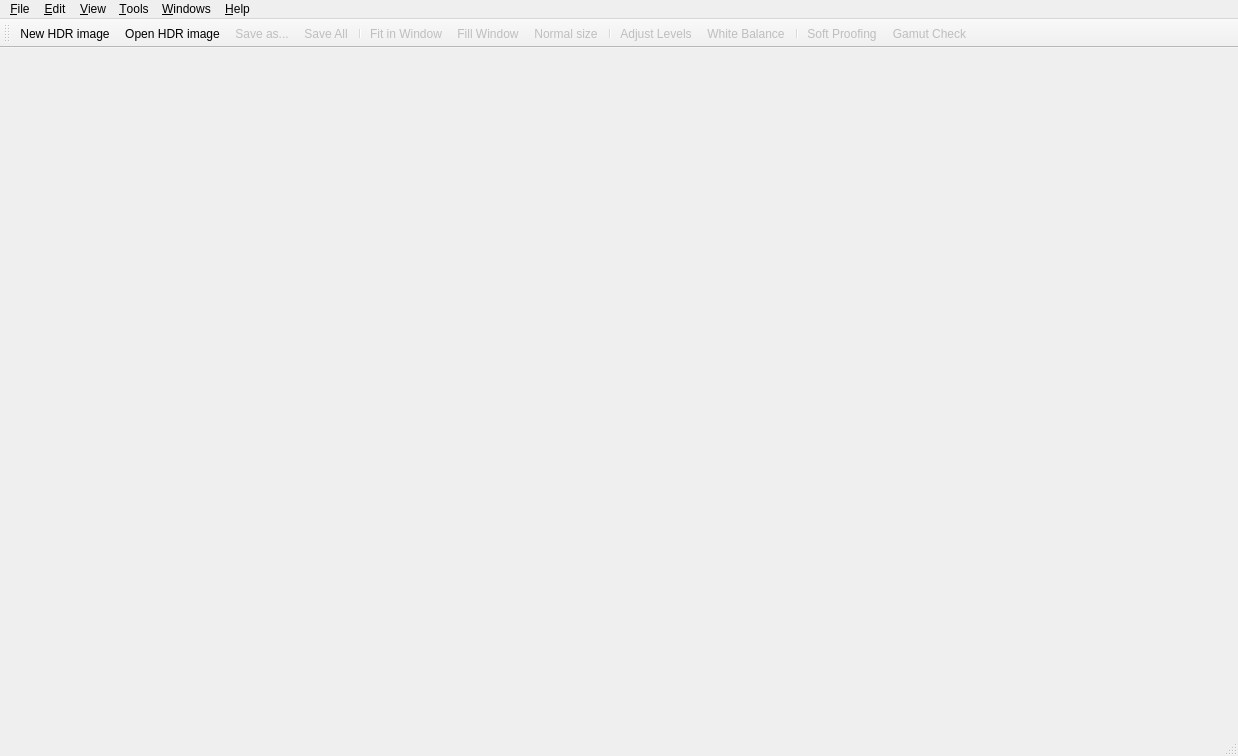
<?xml version="1.0" encoding="UTF-8"?>
<ui version="4.0">
 <class>MainWindow</class>
 <widget class="QMainWindow" name="MainWindow">
  <property name="geometry">
   <rect>
    <x>0</x>
    <y>0</y>
    <width>1238</width>
    <height>756</height>
   </rect>
  </property>
  <property name="windowTitle">
   <string>Luminance HDR</string>
  </property>
  <property name="windowIcon">
   <iconset resource="../../icons.qrc">
    <normaloff>:/new/prefix1/images/luminance-hdr.png</normaloff>:/new/prefix1/images/luminance-hdr.png</iconset>
  </property>
  <property name="toolButtonStyle">
   <enum>Qt::ToolButtonTextUnderIcon</enum>
  </property>
  <property name="unifiedTitleAndToolBarOnMac">
   <bool>true</bool>
  </property>
  <widget class="QWidget" name="centralwidget"/>
  <widget class="QMenuBar" name="menubar">
   <property name="geometry">
    <rect>
     <x>0</x>
     <y>0</y>
     <width>1238</width>
     <height>26</height>
    </rect>
   </property>
   <widget class="QMenu" name="menuSettings">
    <property name="title">
     <string>&amp;Tools</string>
    </property>
    <addaction name="actionShowPreviewPanel"/>
    <addaction name="actionRealtimePreviews"/>
    <addaction name="separator"/>
    <addaction name="Transplant_Exif_Data_action"/>
    <addaction name="actionBatch_HDR"/>
    <addaction name="actionBatch_Tone_Mapping"/>
    <addaction name="actionFits_Importer"/>
    <addaction name="OptionsAction"/>
   </widget>
   <widget class="QMenu" name="menuHelp">
    <property name="title">
     <string>&amp;Help</string>
    </property>
    <addaction name="documentationAction"/>
    <addaction name="actionWhat_s_This"/>
    <addaction name="separator"/>
    <addaction name="actionUpdateAvailable"/>
    <addaction name="actionDonate"/>
    <addaction name="actionAbout_Luminance"/>
    <addaction name="actionAbout_Qt"/>
   </widget>
   <widget class="QMenu" name="menuWindows">
    <property name="title">
     <string>&amp;Windows</string>
    </property>
    <addaction name="actionMinimize"/>
    <addaction name="actionMaximize"/>
    <addaction name="separator"/>
    <addaction name="actionBring_All_to_Front"/>
    <addaction name="separator"/>
    <addaction name="actionRemove_Tab"/>
   </widget>
   <widget class="QMenu" name="menuView">
    <property name="title">
     <string>&amp;View</string>
    </property>
    <widget class="QMenu" name="menuHDR_Histogram">
     <property name="enabled">
      <bool>false</bool>
     </property>
     <property name="title">
      <string>HDR &amp;Histogram</string>
     </property>
     <addaction name="Fit_to_dynamic_range"/>
     <addaction name="Low_dynamic_range"/>
     <addaction name="Shrink_dynamic_range"/>
     <addaction name="Extend_dynamic_range"/>
     <addaction name="Decrease_exposure"/>
     <addaction name="Increase_exposure"/>
    </widget>
    <widget class="QMenu" name="menuToolbars">
     <property name="title">
      <string>&amp;Toolbars</string>
     </property>
     <addaction name="actionIcons_Only"/>
     <addaction name="actionText_Under_Icons"/>
     <addaction name="actionText_Alongside_Icons"/>
     <addaction name="actionText_Only"/>
     <addaction name="separator"/>
    </widget>
    <widget class="QMenu" name="menuPreview_Panel_2">
     <property name="title">
      <string>Preview Panel</string>
     </property>
     <addaction name="actionShow_on_the_right"/>
     <addaction name="actionShow_on_the_bottom"/>
    </widget>
    <addaction name="fitToWindowAct"/>
    <addaction name="actionFill_to_Window"/>
    <addaction name="normalSizeAct"/>
    <addaction name="zoomInAct"/>
    <addaction name="zoomOutAct"/>
    <addaction name="actionLock"/>
    <addaction name="menuHDR_Histogram"/>
    <addaction name="separator"/>
    <addaction name="menuToolbars"/>
    <addaction name="menuPreview_Panel_2"/>
   </widget>
   <widget class="QMenu" name="menuFile">
    <property name="title">
     <string>&amp;File</string>
    </property>
    <addaction name="fileNewAction"/>
    <addaction name="fileOpenAction"/>
    <addaction name="fileSaveAsAction"/>
    <addaction name="actionSave_Hdr_Preview"/>
    <addaction name="separator"/>
    <addaction name="fileExitAction"/>
   </widget>
   <widget class="QMenu" name="menuEdit">
    <property name="title">
     <string>&amp;Edit</string>
    </property>
    <addaction name="rotateccw"/>
    <addaction name="rotatecw"/>
    <addaction name="separator"/>
    <addaction name="cropToSelectionAction"/>
    <addaction name="removeSelectionAction"/>
    <addaction name="separator"/>
    <addaction name="actionResizeHDR"/>
    <addaction name="action_Projective_Transformation"/>
    <addaction name="separator"/>
    <addaction name="actionFix_Histogram"/>
   </widget>
   <addaction name="menuFile"/>
   <addaction name="menuEdit"/>
   <addaction name="menuView"/>
   <addaction name="menuSettings"/>
   <addaction name="menuWindows"/>
   <addaction name="menuHelp"/>
  </widget>
  <widget class="QStatusBar" name="statusbar"/>
  <widget class="QToolBar" name="toolBar">
   <property name="enabled">
    <bool>true</bool>
   </property>
   <property name="windowTitle">
    <string>Main Toolbar</string>
   </property>
   <property name="orientation">
    <enum>Qt::Horizontal</enum>
   </property>
   <property name="toolButtonStyle">
    <enum>Qt::ToolButtonTextUnderIcon</enum>
   </property>
   <attribute name="toolBarArea">
    <enum>TopToolBarArea</enum>
   </attribute>
   <attribute name="toolBarBreak">
    <bool>false</bool>
   </attribute>
   <addaction name="fileNewAction"/>
   <addaction name="fileOpenAction"/>
   <addaction name="fileSaveAsAction"/>
   <addaction name="fileSaveAllAction"/>
   <addaction name="separator"/>
   <addaction name="fitToWindowAct"/>
   <addaction name="actionFill_to_Window"/>
   <addaction name="normalSizeAct"/>
   <addaction name="separator"/>
   <addaction name="actionFix_Histogram"/>
   <addaction name="actionWhite_Balance"/>
   <addaction name="separator"/>
   <addaction name="actionSoft_Proofing"/>
   <addaction name="actionGamut_Check"/>
  </widget>
  <action name="fileNewAction">
   <property name="icon">
    <iconset resource="../../icons.qrc">
     <normaloff>:/new/prefix1/images/newfile.png</normaloff>:/new/prefix1/images/newfile.png</iconset>
   </property>
   <property name="text">
    <string>&amp;New HDR image...</string>
   </property>
   <property name="iconText">
    <string>New HDR image</string>
   </property>
   <property name="toolTip">
    <string>Create a new HDR image from a set of LDR or Raw images</string>
   </property>
   <property name="statusTip">
    <string>Create a new HDR image from a set of LDR or Raw images</string>
   </property>
   <property name="whatsThis">
    <string>Create a new HDR image from a set of JPEG, Raw, or 8/16 bpc TIFF files</string>
   </property>
   <property name="shortcut">
    <string>Ctrl+N</string>
   </property>
  </action>
  <action name="fileOpenAction">
   <property name="icon">
    <iconset resource="../../icons.qrc">
     <normaloff>:/new/prefix1/images/fileopen.png</normaloff>:/new/prefix1/images/fileopen.png</iconset>
   </property>
   <property name="text">
    <string>&amp;Open HDR image...</string>
   </property>
   <property name="iconText">
    <string>Open HDR image</string>
   </property>
   <property name="toolTip">
    <string>Load an existing HDR image file (OpenEXR, Radiance RGBE, PFS stream, RAW or TIFF)</string>
   </property>
   <property name="statusTip">
    <string>Load an existing HDR image file (OpenEXR, Radiance RGBE, PFS stream, RAW or TIFF)</string>
   </property>
   <property name="whatsThis">
    <string>Load an existing HDR image file (OpenEXR, Radiance RGBE, PFS stream, RAW or TIFF)</string>
   </property>
   <property name="shortcut">
    <string>Ctrl+O</string>
   </property>
  </action>
  <action name="fileSaveAsAction">
   <property name="enabled">
    <bool>false</bool>
   </property>
   <property name="icon">
    <iconset resource="../../icons.qrc">
     <normaloff>:/new/prefix1/images/filesave.png</normaloff>:/new/prefix1/images/filesave.png</iconset>
   </property>
   <property name="text">
    <string>&amp;Save as...</string>
   </property>
   <property name="iconText">
    <string>Save as...</string>
   </property>
   <property name="toolTip">
    <string>Save image (HDR or LDR)</string>
   </property>
   <property name="statusTip">
    <string>Save image (HDR or LDR)</string>
   </property>
   <property name="whatsThis">
    <string>Save image (HDR or LDR)</string>
   </property>
   <property name="shortcut">
    <string>Ctrl+S</string>
   </property>
  </action>
  <action name="fileExitAction">
   <property name="icon">
    <iconset resource="../../icons.qrc">
     <normaloff>:/new/prefix1/images/exit.png</normaloff>:/new/prefix1/images/exit.png</iconset>
   </property>
   <property name="text">
    <string>&amp;Quit</string>
   </property>
   <property name="toolTip">
    <string>Quit Luminance HDR</string>
   </property>
   <property name="statusTip">
    <string>Quit Luminance HDR</string>
   </property>
   <property name="whatsThis">
    <string>Exit</string>
   </property>
   <property name="shortcut">
    <string>Ctrl+Q</string>
   </property>
  </action>
  <action name="rotateccw">
   <property name="enabled">
    <bool>false</bool>
   </property>
   <property name="icon">
    <iconset resource="../../icons.qrc">
     <normaloff>:/new/prefix1/images/rotate_left.png</normaloff>:/new/prefix1/images/rotate_left.png</iconset>
   </property>
   <property name="text">
    <string>Rotate c&amp;ounter-clockwise</string>
   </property>
   <property name="iconText">
    <string>Rotate counter-clockwise</string>
   </property>
   <property name="toolTip">
    <string>Rotate counter-clockwise the HDR image</string>
   </property>
   <property name="statusTip">
    <string>Rotate counter-clockwise the HDR image</string>
   </property>
   <property name="whatsThis">
    <string>Rotate counter-clockwise the HDR image</string>
   </property>
   <property name="shortcut">
    <string>&lt;</string>
   </property>
  </action>
  <action name="rotatecw">
   <property name="enabled">
    <bool>false</bool>
   </property>
   <property name="icon">
    <iconset resource="../../icons.qrc">
     <normaloff>:/new/prefix1/images/rotate_right.png</normaloff>:/new/prefix1/images/rotate_right.png</iconset>
   </property>
   <property name="text">
    <string>Rotate c&amp;lockwise</string>
   </property>
   <property name="iconText">
    <string>Rotate clockwise</string>
   </property>
   <property name="toolTip">
    <string>Rotate clockwise the HDR image</string>
   </property>
   <property name="statusTip">
    <string>Rotate clockwise the HDR image</string>
   </property>
   <property name="whatsThis">
    <string>Rotate clockwise the HDR image</string>
   </property>
   <property name="shortcut">
    <string>&gt;</string>
   </property>
  </action>
  <action name="Low_dynamic_range">
   <property name="enabled">
    <bool>false</bool>
   </property>
   <property name="text">
    <string>Low Dynamic Range</string>
   </property>
   <property name="shortcut">
    <string>L</string>
   </property>
  </action>
  <action name="Fit_to_dynamic_range">
   <property name="enabled">
    <bool>false</bool>
   </property>
   <property name="text">
    <string>Fit to Dynamic Range</string>
   </property>
   <property name="toolTip">
    <string>Fit to dynamic range</string>
   </property>
   <property name="shortcut">
    <string>\</string>
   </property>
  </action>
  <action name="Shrink_dynamic_range">
   <property name="enabled">
    <bool>false</bool>
   </property>
   <property name="text">
    <string>Shrink Dynamic Range</string>
   </property>
   <property name="shortcut">
    <string>[</string>
   </property>
  </action>
  <action name="Extend_dynamic_range">
   <property name="enabled">
    <bool>false</bool>
   </property>
   <property name="text">
    <string>Extend Dynamic Range</string>
   </property>
   <property name="shortcut">
    <string>]</string>
   </property>
  </action>
  <action name="Decrease_exposure">
   <property name="enabled">
    <bool>false</bool>
   </property>
   <property name="text">
    <string>Decrease Exposure</string>
   </property>
   <property name="shortcut">
    <string>0</string>
   </property>
  </action>
  <action name="Increase_exposure">
   <property name="enabled">
    <bool>false</bool>
   </property>
   <property name="text">
    <string>&amp;Increase Exposure</string>
   </property>
   <property name="shortcut">
    <string>9</string>
   </property>
  </action>
  <action name="documentationAction">
   <property name="enabled"><bool>false</bool></property>
   <property name="icon">
    <iconset resource="../../icons.qrc">
     <normaloff>:/new/prefix1/images/help.png</normaloff>:/new/prefix1/images/help.png</iconset>
   </property>
   <property name="text">
    <string>&amp;Contents...</string>
   </property>
   <property name="iconText">
    <string>About...</string>
   </property>
   <property name="toolTip">
    <string>Open user manual for Luminance HDR</string>
   </property>
   <property name="statusTip">
    <string>Open user manual for Luminance HDR</string>
   </property>
   <property name="whatsThis">
    <string>Open user manual for Luminance HDR</string>
   </property>
   <property name="shortcut">
    <string>F1</string>
   </property>
  </action>
  <action name="normalSizeAct">
   <property name="checkable">
    <bool>true</bool>
   </property>
   <property name="enabled">
    <bool>false</bool>
   </property>
   <property name="icon">
    <iconset resource="../../icons.qrc">
     <normaloff>:/new/prefix1/images/viewmag1.png</normaloff>:/new/prefix1/images/viewmag1.png</iconset>
   </property>
   <property name="text">
    <string>&amp;Normal Size</string>
   </property>
   <property name="iconText">
    <string>Normal size</string>
   </property>
   <property name="toolTip">
    <string>View HDR image at its normal size</string>
   </property>
   <property name="statusTip">
    <string>View HDR image at its normal size</string>
   </property>
   <property name="whatsThis">
    <string>View HDR image at its normal size</string>
   </property>
   <property name="shortcut">
    <string>O</string>
   </property>
  </action>
  <action name="zoomInAct">
   <property name="enabled">
    <bool>false</bool>
   </property>
   <property name="icon">
    <iconset resource="../../icons.qrc">
     <normaloff>:/new/prefix1/images/viewmag_inc.png</normaloff>:/new/prefix1/images/viewmag_inc.png</iconset>
   </property>
   <property name="text">
    <string>Zoom &amp;In</string>
   </property>
   <property name="toolTip">
    <string>Zoom in</string>
   </property>
   <property name="statusTip">
    <string>Zoom in</string>
   </property>
   <property name="whatsThis">
    <string>Zoom in</string>
   </property>
   <property name="shortcut">
    <string>+</string>
   </property>
  </action>
  <action name="zoomOutAct">
   <property name="enabled">
    <bool>false</bool>
   </property>
   <property name="icon">
    <iconset resource="../../icons.qrc">
     <normaloff>:/new/prefix1/images/viewmag_dec.png</normaloff>:/new/prefix1/images/viewmag_dec.png</iconset>
   </property>
   <property name="text">
    <string>Zoom &amp;Out</string>
   </property>
   <property name="toolTip">
    <string>Zoom out</string>
   </property>
   <property name="statusTip">
    <string>Zoom out</string>
   </property>
   <property name="whatsThis">
    <string>Zoom out</string>
   </property>
   <property name="shortcut">
    <string>-</string>
   </property>
  </action>
  <action name="fitToWindowAct">
   <property name="checkable">
    <bool>true</bool>
   </property>
   <property name="checked">
    <bool>false</bool>
   </property>
   <property name="enabled">
    <bool>false</bool>
   </property>
   <property name="icon">
    <iconset resource="../../icons.qrc">
     <normaloff>:/new/prefix1/images/viewmagfit.png</normaloff>:/new/prefix1/images/viewmagfit.png</iconset>
   </property>
   <property name="text">
    <string>&amp;Fit in Window</string>
   </property>
   <property name="iconText">
    <string>Fit in Window</string>
   </property>
   <property name="toolTip">
    <string>Fit in Window</string>
   </property>
   <property name="statusTip">
    <string>Make the HDR image fit its window</string>
   </property>
   <property name="whatsThis">
    <string>Make the HDR image fit its window</string>
   </property>
   <property name="shortcut">
    <string>W</string>
   </property>
  </action>
  <action name="OptionsAction">
   <property name="icon">
    <iconset resource="../../icons.qrc">
     <normaloff>:/new/prefix1/images/options.png</normaloff>:/new/prefix1/images/options.png</iconset>
   </property>
   <property name="text">
    <string>&amp;Preferences...</string>
   </property>
   <property name="iconText">
    <string>Luminance Options</string>
   </property>
   <property name="toolTip">
    <string>Set various options of Luminance</string>
   </property>
   <property name="statusTip">
    <string>Set various options of Luminance</string>
   </property>
   <property name="whatsThis">
    <string>Set various options of Luminance</string>
   </property>
   <property name="shortcut">
    <string>Ctrl+P</string>
   </property>
  </action>
  <action name="actionResizeHDR">
   <property name="enabled">
    <bool>false</bool>
   </property>
   <property name="icon">
    <iconset resource="../../icons.qrc">
     <normaloff>:/new/prefix1/images/scale.png</normaloff>:/new/prefix1/images/scale.png</iconset>
   </property>
   <property name="text">
    <string>&amp;Resize...</string>
   </property>
   <property name="iconText">
    <string>Resize the HDR image</string>
   </property>
   <property name="toolTip">
    <string>Change size of the HDR image</string>
   </property>
   <property name="statusTip">
    <string>Change size of the HDR image</string>
   </property>
   <property name="whatsThis">
    <string>Change size of the HDR image</string>
   </property>
   <property name="shortcut">
    <string>Ctrl+R</string>
   </property>
  </action>
  <action name="Transplant_Exif_Data_action">
   <property name="icon">
    <iconset resource="../../icons.qrc">
     <normaloff>:/new/prefix1/images/copyexif.png</normaloff>:/new/prefix1/images/copyexif.png</iconset>
   </property>
   <property name="text">
    <string>Copy &amp;Exif Data...</string>
   </property>
   <property name="iconText">
    <string>Copy Exif Data</string>
   </property>
   <property name="toolTip">
    <string>Copy Exif data between two sets of files</string>
   </property>
   <property name="statusTip">
    <string>Copy Exif data between two sets of files</string>
   </property>
   <property name="whatsThis">
    <string>Copy Exif data between two sets of files</string>
   </property>
   <property name="shortcut">
    <string>Ctrl+E</string>
   </property>
  </action>
  <action name="actionAbout_Qt">
   <property name="text">
    <string>&amp;About Qt</string>
   </property>
   <property name="toolTip">
    <string>Show information about Qt</string>
   </property>
   <property name="statusTip">
    <string>Show information about Qt library that is used by Luminance</string>
   </property>
   <property name="whatsThis">
    <string>Show information about Qt library that is used by Luminance</string>
   </property>
  </action>
  <action name="actionText_Under_Icons">
   <property name="checkable">
    <bool>true</bool>
   </property>
   <property name="text">
    <string>Text &amp;under Icons</string>
   </property>
  </action>
  <action name="actionIcons_Only">
   <property name="checkable">
    <bool>true</bool>
   </property>
   <property name="text">
    <string>&amp;Icons Only</string>
   </property>
  </action>
  <action name="actionText_Only">
   <property name="checkable">
    <bool>true</bool>
   </property>
   <property name="text">
    <string>&amp;Text Only</string>
   </property>
  </action>
  <action name="actionText_Alongside_Icons">
   <property name="checkable">
    <bool>true</bool>
   </property>
   <property name="text">
    <string>Text &amp;Alongside Icons</string>
   </property>
  </action>
  <action name="actionBatch_Tone_Mapping">
   <property name="icon">
    <iconset resource="../../icons.qrc">
     <normaloff>:/new/prefix1/images/running_process.png</normaloff>:/new/prefix1/images/running_process.png</iconset>
   </property>
   <property name="text">
    <string>&amp;Batch Tone Mapping...</string>
   </property>
   <property name="toolTip">
    <string>Convert multiple HDR images to LDR</string>
   </property>
   <property name="statusTip">
    <string>Convert multiple HDR images to LDR using existing settings files</string>
   </property>
   <property name="whatsThis">
    <string>Convert multiple HDR images to LDR using existing settings files</string>
   </property>
   <property name="shortcut">
    <string>Ctrl+B</string>
   </property>
  </action>
  <action name="actionWhat_s_This">
   <property name="icon">
    <iconset resource="../../icons.qrc">
     <normaloff>:/new/prefix1/images/whatsthis.png</normaloff>:/new/prefix1/images/whatsthis.png</iconset>
   </property>
   <property name="text">
    <string>&amp;What's This?</string>
   </property>
   <property name="toolTip">
    <string>Get verbose information about user interface elements</string>
   </property>
   <property name="statusTip">
    <string>Get verbose information about user interface elements</string>
   </property>
   <property name="whatsThis">
    <string/>
   </property>
   <property name="shortcut">
    <string>Shift+F1</string>
   </property>
  </action>
  <action name="actionAbout_Luminance">
   <property name="text">
    <string>About &amp;Luminance HDR</string>
   </property>
   <property name="toolTip">
    <string>Show information about Luminance HDR</string>
   </property>
   <property name="statusTip">
    <string>Show information about Luminance HDR, its authors and contributors</string>
   </property>
   <property name="whatsThis">
    <string>Show information about Luminance HDR, its authors and contributors</string>
   </property>
  </action>
  <action name="actionSave_Hdr_Preview">
   <property name="enabled">
    <bool>false</bool>
   </property>
   <property name="text">
    <string>Save HDR image &amp;preview...</string>
   </property>
   <property name="toolTip">
    <string>Save the current HDR Preview to an LDR file</string>
   </property>
   <property name="statusTip">
    <string>Save the current HDR Preview to an LDR file</string>
   </property>
   <property name="whatsThis">
    <string>Save the current HDR Preview to an LDR file</string>
   </property>
  </action>
  <action name="action_Projective_Transformation">
   <property name="enabled">
    <bool>false</bool>
   </property>
   <property name="icon">
    <iconset resource="../../icons.qrc">
     <normaloff>:/new/prefix1/images/perspective.png</normaloff>:/new/prefix1/images/perspective.png</iconset>
   </property>
   <property name="text">
    <string>&amp;Projective Transformation...</string>
   </property>
   <property name="toolTip">
    <string>Apply projective transformation to the current HDR image</string>
   </property>
   <property name="statusTip">
    <string>Apply projective transformation to the current HDR image</string>
   </property>
   <property name="whatsThis">
    <string>Apply projective transformation to the current HDR image</string>
   </property>
  </action>
  <action name="cropToSelectionAction">
   <property name="icon">
    <iconset resource="../../icons.qrc">
     <normaloff>:/new/prefix1/images/crop.png</normaloff>:/new/prefix1/images/crop.png</iconset>
   </property>
   <property name="text">
    <string>&amp;Crop to Selection</string>
   </property>
   <property name="iconText">
    <string>Crop to Selection</string>
   </property>
   <property name="toolTip">
    <string>Crop the image to selection rectangle</string>
   </property>
   <property name="statusTip">
    <string>Crop the image to selection rectangle</string>
   </property>
   <property name="whatsThis">
    <string>Click and drag inside image area to create a selection, then use this button to crop to a new HDR image</string>
   </property>
  </action>
  <action name="removeSelectionAction">
   <property name="enabled">
    <bool>false</bool>
   </property>
   <property name="icon">
    <iconset resource="../../icons.qrc">
     <normaloff>:/new/prefix1/images/tool_rect_selection.png</normaloff>:/new/prefix1/images/tool_rect_selection.png</iconset>
   </property>
   <property name="text">
    <string>Remove &amp;Selection</string>
   </property>
   <property name="toolTip">
    <string>Remove selection rectangle</string>
   </property>
   <property name="statusTip">
    <string>Remove selection rectangle from image area</string>
   </property>
   <property name="whatsThis">
    <string>Remove selection rectangle from image area</string>
   </property>
  </action>
  <action name="actionDonate">
   <property name="text">
    <string>Make a &amp;Donation</string>
   </property>
   <property name="shortcut">
    <string>Ctrl+D</string>
   </property>
  </action>
  <action name="actionLock">
   <property name="checkable">
    <bool>true</bool>
   </property>
   <property name="enabled">
    <bool>false</bool>
   </property>
   <property name="icon">
    <iconset resource="../../icons.qrc">
     <normaloff>:/new/prefix1/images/lock-off.png</normaloff>
     <normalon>:/new/prefix1/images/lock-on.png</normalon>:/new/prefix1/images/lock-off.png</iconset>
   </property>
   <property name="text">
    <string>Lock Viewers</string>
   </property>
   <property name="toolTip">
    <string>Synchronize viewers mode (fit, fill or 1:1).</string>
   </property>
   <property name="whatsThis">
    <string>Lock the images for sync view</string>
   </property>
   <property name="shortcut">
    <string>L</string>
   </property>
  </action>
  <action name="actionMinimize">
   <property name="text">
    <string>Minimize</string>
   </property>
  </action>
  <action name="actionMaximize">
   <property name="text">
    <string>Maximize</string>
   </property>
  </action>
  <action name="actionBring_All_to_Front">
   <property name="text">
    <string>Bring All to Front</string>
   </property>
  </action>
  <action name="actionShowPreviewPanel">
   <property name="checkable">
    <bool>true</bool>
   </property>
   <property name="checked">
    <bool>false</bool>
   </property>
   <property name="enabled">
    <bool>true</bool>
   </property>
   <property name="text">
    <string>Show Preview Panel</string>
   </property>
   <property name="toolTip">
    <string>Show/Hide Preview Panel</string>
   </property>
   <property name="shortcut">
    <string>Ctrl+V</string>
   </property>
  </action>
  <action name="actionFix_Histogram">
   <property name="checkable">
    <bool>true</bool>
   </property>
   <property name="enabled">
    <bool>false</bool>
   </property>
   <property name="icon">
    <iconset resource="../../icons.qrc">
     <normaloff>:/new/prefix1/images/histogram.png</normaloff>:/new/prefix1/images/histogram.png</iconset>
   </property>
   <property name="text">
    <string>Adjust &amp;Levels</string>
   </property>
   <property name="iconText">
    <string>Adjust Levels</string>
   </property>
   <property name="toolTip">
    <string>Adjust Levels</string>
   </property>
   <property name="statusTip">
    <string>Tune the histogram for the current LDR</string>
   </property>
   <property name="whatsThis">
    <string>Tune the histogram for the current LDR</string>
   </property>
   <property name="shortcut">
    <string>Ctrl+L</string>
   </property>
  </action>
  <action name="fileSaveAllAction">
   <property name="enabled">
    <bool>false</bool>
   </property>
   <property name="icon">
    <iconset resource="../../icons.qrc">
     <normaloff>:/new/prefix1/images/filesaveall.png</normaloff>:/new/prefix1/images/filesaveall.png</iconset>
   </property>
   <property name="text">
    <string>Save All</string>
   </property>
   <property name="toolTip">
    <string>Save All LDR files</string>
   </property>
   <property name="whatsThis">
    <string>Save All LDR files</string>
   </property>
  </action>
  <action name="actionRemove_Tab">
   <property name="text">
    <string>Remove Tab</string>
   </property>
   <property name="shortcut">
    <string>Ctrl+W</string>
   </property>
  </action>
  <action name="actionFill_to_Window">
   <property name="checkable">
    <bool>true</bool>
   </property>
   <property name="enabled">
    <bool>false</bool>
   </property>
   <property name="icon">
    <iconset resource="../../icons.qrc">
     <normaloff>:/new/prefix1/images/viewmagfit.png</normaloff>:/new/prefix1/images/viewmagfit.png</iconset>
   </property>
   <property name="text">
    <string>Fill Window</string>
   </property>
   <property name="toolTip">
    <string>Fill window with the current viewer</string>
   </property>
  </action>
  <action name="actionBatch_HDR">
   <property name="icon">
    <iconset resource="../../icons.qrc">
     <normaloff>:/new/prefix1/images/running_process.png</normaloff>:/new/prefix1/images/running_process.png</iconset>
   </property>
   <property name="text">
    <string>Batch HDR...</string>
   </property>
   <property name="shortcut">
    <string>Ctrl+H</string>
   </property>
  </action>
  <action name="actionSoft_Proofing">
   <property name="checkable">
    <bool>true</bool>
   </property>
   <property name="enabled">
    <bool>false</bool>
   </property>
   <property name="icon">
    <iconset resource="../../icons.qrc">
     <normaloff>:/new/prefix1/images/document-print-preview.png</normaloff>:/new/prefix1/images/document-print-preview.png</iconset>
   </property>
   <property name="text">
    <string>Soft Proofing</string>
   </property>
  </action>
  <action name="actionGamut_Check">
   <property name="checkable">
    <bool>true</bool>
   </property>
   <property name="enabled">
    <bool>false</bool>
   </property>
   <property name="icon">
    <iconset resource="../../icons.qrc">
     <normaloff>:/new/prefix1/images/gamut_48x48.png</normaloff>:/new/prefix1/images/gamut_48x48.png</iconset>
   </property>
   <property name="text">
    <string>Gamut Check</string>
   </property>
  </action>
  <action name="actionShow_on_the_right">
   <property name="checkable">
    <bool>true</bool>
   </property>
   <property name="checked">
    <bool>true</bool>
   </property>
   <property name="text">
    <string>Show on the right</string>
   </property>
  </action>
  <action name="actionShow_on_the_bottom">
   <property name="checkable">
    <bool>true</bool>
   </property>
   <property name="text">
    <string>Show on the bottom</string>
   </property>
  </action>
  <action name="actionRealtimePreviews">
   <property name="checkable">
    <bool>true</bool>
   </property>
   <property name="checked">
    <bool>true</bool>
   </property>
   <property name="text">
    <string>Realtime Previews</string>
   </property>
  </action>
  <action name="actionUpdateAvailable">
   <property name="icon">
    <iconset resource="../../icons.qrc">
     <normaloff>:/new/prefix1/images/vcs-update-required.png</normaloff>:/new/prefix1/images/vcs-update-required.png</iconset>
   </property>
   <property name="text">
    <string>Update</string>
   </property>
   <property name="visible">
    <bool>false</bool>
   </property>
  </action>
  <action name="actionFits_Importer">
   <property name="icon">
    <iconset resource="../../icons.qrc">
     <normaloff>:/new/prefix1/images/applications-astronomy.png</normaloff>:/new/prefix1/images/applications-astronomy.png</iconset>
   </property>
   <property name="text">
    <string>FITS Importer...</string>
   </property>
   <property name="toolTip">
    <string>Import four FITS files representing luminosity, red, green and blue channels</string>
   </property>
   <property name="shortcut">
    <string>Ctrl+F</string>
   </property>
  </action>
  <action name="actionWhite_Balance">
   <property name="enabled">
    <bool>false</bool>
   </property>
   <property name="icon">
    <iconset resource="../../icons.qrc">
     <normaloff>:/new/prefix1/images/preview_white_balance.png</normaloff>:/new/prefix1/images/preview_white_balance.png</iconset>
   </property>
   <property name="text">
    <string>White Balance</string>
   </property>
   <property name="toolTip">
    <string>Fix color cast, can be slow</string>
   </property>
  </action>
 </widget>
 <resources>
  <include location="../../icons.qrc"/>
 </resources>
 <connections/>
</ui>
